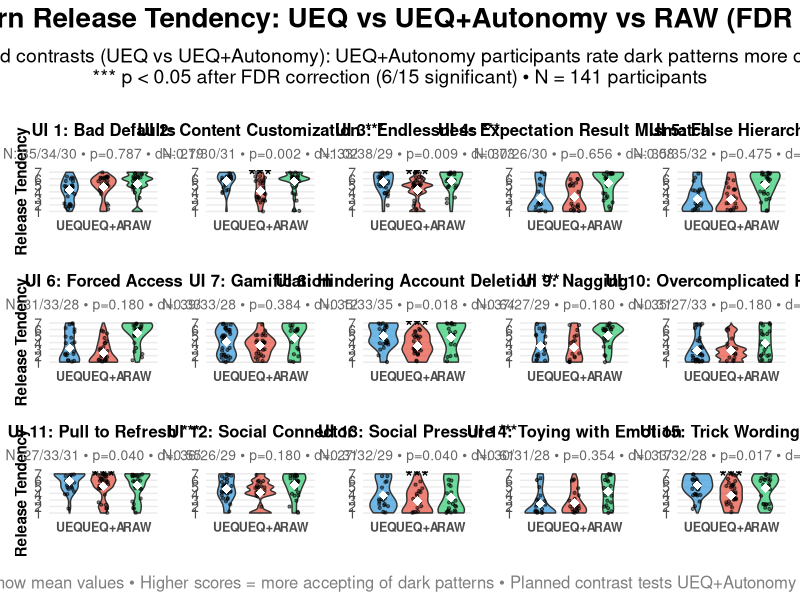

Generate this figure with R:
# Create Three-Condition Dark Pattern Tendency Violin Plot with FDR Corrected Results
# Based on the successful create_fdr_corrected_plot.R structure
# Three conditions: UEQ vs UEQ+Autonomy vs RAW

library(dplyr)
library(ggplot2)
library(patchwork)

cat("=== CREATING THREE-CONDITION DARK PATTERN TENDENCY VIOLIN PLOT (FDR CORRECTED) ===\n")

# Map interfaces to pattern names (same as original analysis)
interface_patterns <- data.frame(
  interface = paste0("ui", sprintf("%03d", 1:15)),
  pattern_name = c(
    "Bad Defaults",           # UI 1
    "Content Customization",  # UI 2 
    "Endlessness",           # UI 3
    "Expectation Result Mismatch", # UI 4
    "False Hierarchy",       # UI 5
    "Forced Access",         # UI 6
    "Gamification",          # UI 7
    "Hindering Account Deletion", # UI 8
    "Nagging",               # UI 9
    "Overcomplicated Process", # UI 10
    "Pull to Refresh",       # UI 11
    "Social Connector",      # UI 12
    "Social Pressure",       # UI 13
    "Toying with Emotion",   # UI 14
    "Trick Wording"          # UI 15
  )
)

# Load the FDR-corrected ANOVA results
results_data <- read.csv("results/three_condition_anova_results.csv")
cat("Loaded ANOVA results for", nrow(results_data), "interfaces\n")

# Add pattern names to results
results_data <- results_data %>%
  left_join(interface_patterns, by = c("interface" = "interface"))

# Load the three-condition interface data for plotting
interface_data <- read.csv("results/three_condition_interface_data.csv")
cat("Loaded interface data:", nrow(interface_data), "evaluations from", 
    length(unique(interface_data$ResponseId)), "participants\n")

# Check which interfaces have significant FDR-corrected planned contrast results (UEQ vs UEQ+Autonomy)
sig_interfaces <- results_data %>%
  filter(ueq_autonomy_tend_p_fdr < 0.05) %>%
  pull(interface)

cat("Significant interfaces after FDR correction (UEQ vs UEQ+Autonomy planned contrast):", length(sig_interfaces), "\n")
if(length(sig_interfaces) > 0) {
  sig_names <- results_data %>%
    filter(interface %in% sig_interfaces) %>%
    select(interface, pattern_name, ueq_autonomy_tend_p_fdr, ueq_autonomy_tend_d)
  print(sig_names)
}

# Create individual interface plot function for three conditions
create_interface_plot <- function(ui_num) {
  
  # Get interface data
  ui_data <- interface_data %>%
    filter(interface == paste0("ui", sprintf("%03d", ui_num)), !is.na(tendency))
  
  if(nrow(ui_data) == 0) {
    return(NULL)
  }
  
  # Get results for this interface
  ui_results <- results_data %>%
    filter(interface == paste0("ui", sprintf("%03d", ui_num)))
  
  pattern_name <- ui_results$pattern_name
  p_fdr <- ui_results$ueq_autonomy_tend_p_fdr  # Using planned contrast p-value
  cohens_d <- ui_results$ueq_autonomy_tend_d   # Effect size for UEQ vs UEQ+Autonomy
  
  # Determine if significant (FDR corrected planned contrast)
  is_significant <- p_fdr < 0.05
  
  # Create title with significance indicator
  title_text <- paste0("UI ", ui_num, ": ", pattern_name)
  if(is_significant) {
    title_text <- paste0(title_text, " ***")
  }
  
  # Get sample sizes
  n_ueq <- ui_results$n_ueq
  n_autonomy <- ui_results$n_autonomy
  n_raw <- ui_results$n_raw
  
  # Set condition order and labels
  ui_data$condition_f <- factor(ui_data$condition, 
                               levels = c("UEQ", "UEQ+Autonomy", "RAW"),
                               labels = c("UEQ", "UEQ+A", "RAW"))
  
  # Create the plot with violin plots
  p <- ggplot(ui_data, aes(x = condition_f, y = tendency, fill = condition_f)) +
    geom_violin(alpha = 0.7, trim = FALSE) +
    geom_jitter(width = 0.15, alpha = 0.5, size = 0.8) +
    stat_summary(fun = mean, geom = "point", shape = 18, size = 3, color = "white") +
    scale_fill_manual(values = c("UEQ" = "#3498db", "UEQ+A" = "#e74c3c", "RAW" = "#2ecc71")) +
    labs(
      title = title_text,
      x = "",  # Remove x-axis label to reduce repetition
      y = if(ui_num %in% c(1, 6, 11)) "Release Tendency" else "",  # Only show y-label on left column
      subtitle = paste0("N: ", n_ueq, "/", n_autonomy, "/", n_raw, " • p=", sprintf("%.3f", p_fdr), " • d=", sprintf("%.2f", cohens_d))
    ) +
    theme_minimal() +
    theme(
      legend.position = "none",
      plot.title = element_text(size = 12, face = "bold", hjust = 0.5),
      plot.subtitle = element_text(size = 10, hjust = 0.5, color = "gray40"),
      axis.title = element_text(size = 11, face = "bold"),
      axis.text = element_text(size = 10),
      axis.text.x = element_text(size = 9, face = "bold"),
      panel.grid.minor = element_blank(),
      plot.margin = margin(t = 10, r = 5, b = 5, l = 5)
    ) +
    scale_y_continuous(limits = c(1, 7), breaks = 1:7) +
    scale_x_discrete()
  
  # Add significance annotation for planned contrast
  if(is_significant) {
    p <- p + 
      annotate("text", x = 2, y = 6.5, label = "***", color = "black", size = 5, fontface = "bold")
  }
  
  return(p)
}

# Create plots for all interfaces
cat("\nCreating individual plots...\n")

tendency_plots <- list()
for(ui_num in 1:15) {
  plot <- create_interface_plot(ui_num)
  if(!is.null(plot)) {
    tendency_plots[[paste0("ui", ui_num)]] <- plot
  }
}

# Combine plots
if(length(tendency_plots) > 0) {
  
  # Create directory if it doesn't exist
  if(!dir.exists("plots")) {
    dir.create("plots")
  }
  
  tendency_grid <- wrap_plots(tendency_plots, ncol = 5, nrow = 3)
  
  # Count significant results
  n_sig_fdr <- sum(results_data$ueq_autonomy_tend_p_fdr < 0.05, na.rm = TRUE)
  n_total <- nrow(results_data)
  
  tendency_final <- tendency_grid + 
    plot_annotation(
      title = "Dark Pattern Release Tendency: UEQ vs UEQ+Autonomy vs RAW (FDR Corrected)",
      subtitle = paste0("Planned contrasts (UEQ vs UEQ+Autonomy): UEQ+Autonomy participants rate dark patterns more critically\n",
                       "*** p < 0.05 after FDR correction (", n_sig_fdr, "/", n_total, " significant) • ",
                       "N = ", length(unique(interface_data$ResponseId)), " participants"),
      caption = "White diamonds show mean values • Higher scores = more accepting of dark patterns • Planned contrast tests UEQ+Autonomy < UEQ hypothesis",
      theme = theme(
        plot.title = element_text(size = 20, face = "bold", hjust = 0.5, margin = margin(b = 10)),
        plot.subtitle = element_text(size = 14, hjust = 0.5, margin = margin(b = 15)),
        plot.caption = element_text(size = 12, hjust = 0.5, color = "gray50", margin = margin(t = 10))
      )
    )
  
  # Save the plot
  filename <- "plots/three_condition_tendency_violin_fdr_corrected.png"
  ggsave(filename, plot = tendency_final, width = 24, height = 14, dpi = 300)
  
  cat("✓ Plot saved:", filename, "\n")
  cat("✓ Significant interfaces (FDR corrected planned contrasts):", n_sig_fdr, "out of", n_total, "\n")
  
  # List significant interfaces
  if(n_sig_fdr > 0) {
    cat("\nSignificant interfaces (UEQ vs UEQ+Autonomy planned contrast):\n")
    sig_summary <- results_data %>%
      filter(ueq_autonomy_tend_p_fdr < 0.05) %>%
      select(interface, pattern_name, ueq_autonomy_tend_p_fdr, ueq_autonomy_tend_d) %>%
      arrange(ueq_autonomy_tend_p_fdr)
    
    for(i in 1:nrow(sig_summary)) {
      cat(sprintf("• UI %s (%s): p=%.4f, d=%.2f\n", 
                  gsub("ui0*", "", sig_summary$interface[i]), 
                  sig_summary$pattern_name[i],
                  sig_summary$ueq_autonomy_tend_p_fdr[i],
                  sig_summary$ueq_autonomy_tend_d[i]))
    }
  }
  
} else {
  cat("❌ No plots created - check data availability\n")
}

cat("\n✓ Three-condition violin plot generation complete!\n")
